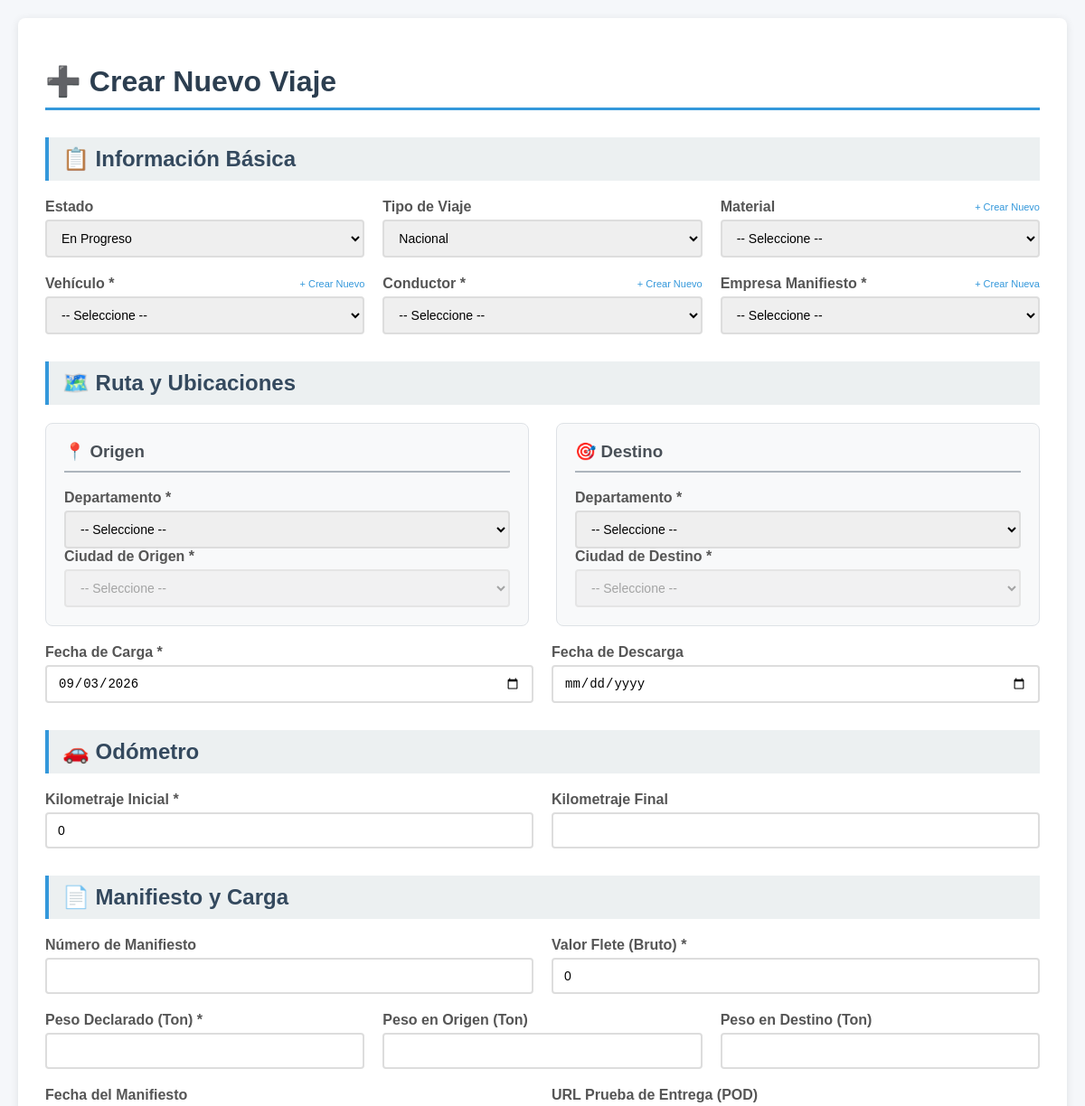
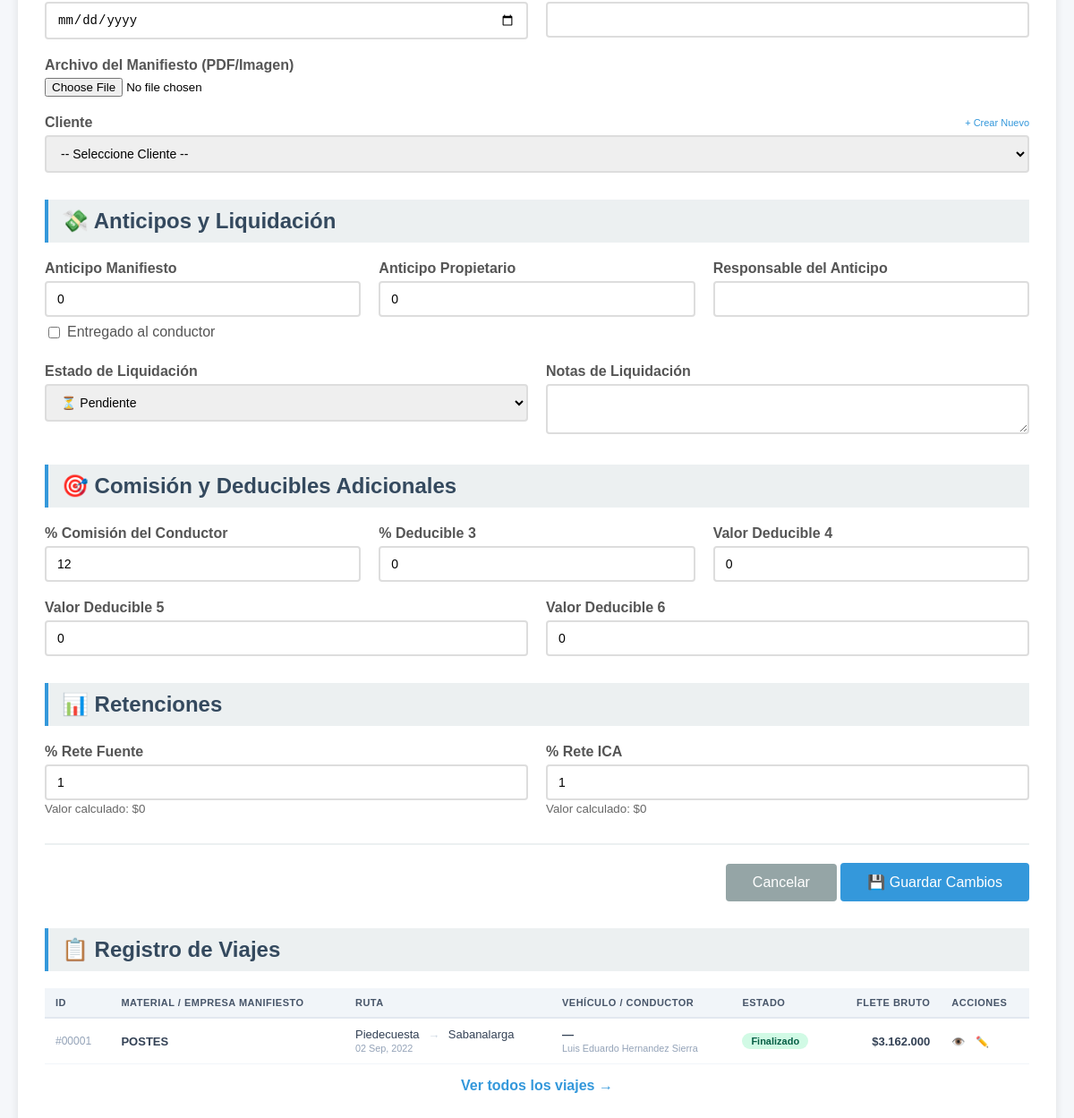
/trip_create.php, run on the app's committed database (2 pictures, top to bottom).
### tables this page shows
CREATE TABLE `trips` (
  `id` int(11) NOT NULL AUTO_INCREMENT,
  `trip_type` enum('urbano','nacional','internacional') NOT NULL,
  `vehicle_id` int(11) NOT NULL,
  `client_id` int(11) DEFAULT NULL,
  `driver_id` int(11) NOT NULL,
  `material_id` int(11) DEFAULT NULL,
  `origin_point_id` int(11) DEFAULT NULL,
  `origin` varchar(255) DEFAULT NULL,
  `origin_city_id` int(11) DEFAULT NULL,
  `origin_state_id` int(11) DEFAULT NULL,
  `destination_point_id` int(11) DEFAULT NULL,
  `destination` varchar(255) DEFAULT NULL,
  `destination_city_id` int(11) DEFAULT NULL,
  `destination_state_id` int(11) DEFAULT NULL,
  `date_load` date DEFAULT NULL,
  `date_unload` date DEFAULT NULL,
  `kms_start` decimal(10,2) DEFAULT 0.00,
  `kms_end` decimal(10,2) DEFAULT 0.00,
  `kms_total` decimal(10,2) DEFAULT 0.00,
  `manifest_company` varchar(255) DEFAULT NULL,
  `manifest_company_id` int(11) DEFAULT NULL,
  `manifest_number` varchar(100) DEFAULT NULL,
  `manifest_date` date DEFAULT NULL,
  `weight_declared` decimal(10,2) DEFAULT 0.00,
  `weight_origin` decimal(10,2) DEFAULT 0.00,
  `weight_dest` decimal(10,2) DEFAULT 0.00,
  `flete_bruto` decimal(15,2) DEFAULT 0.00,
  `percent_rete_fuente` decimal(5,2) DEFAULT 0.00,
  `value_rete_fuente` decimal(15,2) DEFAULT 0.00,
  `percent_rete_ica` decimal(5,2) DEFAULT 0.00,
  `percent_iva` decimal(5,2) DEFAULT 0.00,
  `percent_rete_iva` decimal(5,2) DEFAULT 0.00,
  `value_rete_ica` decimal(15,2) DEFAULT 0.00,
  `value_iva` decimal(15,2) DEFAULT 0.00,
  `value_rete_iva` decimal(15,2) DEFAULT 0.00,
  `percent_deductible_3` decimal(5,2) DEFAULT 0.00,
  `value_deductible_3` decimal(15,2) DEFAULT 0.00,
  `value_deductible_4` decimal(15,2) DEFAULT 0.00,
  `value_deductible_5` decimal(15,2) DEFAULT 0.00,
  `value_deductible_6` decimal(15,2) DEFAULT 0.00,
  `total_deductibles` decimal(15,2) DEFAULT 0.00,
  `flete_neto` decimal(15,2) DEFAULT 0.00,
  `advance_owner` decimal(15,2) DEFAULT 0.00,
  `advance_owner_responsible` varchar(255) DEFAULT NULL,
  `advance_manifest` decimal(15,2) DEFAULT 0.00,
  `advance_manifest_to_driver` tinyint(1) DEFAULT 0,
  `commission_percent` decimal(5,2) DEFAULT 0.00,
  `commission_value` decimal(15,2) DEFAULT 0.00,
  `final_pay_expected` decimal(15,2) DEFAULT 0.00,
  `final_pay_received` decimal(15,2) DEFAULT 0.00,
  `settlement_status` enum('Pending','Partial','Complete','Cancelled') DEFAULT 'Pending',
  `settlement_notes` text DEFAULT NULL,
  `created_at` timestamp NOT NULL DEFAULT current_timestamp(),
  `updated_at` timestamp NOT NULL DEFAULT current_timestamp() ON UPDATE current_timestamp(),
  `created_by` int(11) DEFAULT NULL,
  `status` enum('En Progreso','Entregado','Finalizado','Cancelado') DEFAULT 'En Progreso',
  `delivery_proof_url` varchar(255) DEFAULT NULL,
  `manifest_file` varchar(255) DEFAULT NULL,
  PRIMARY KEY (`id`),
  KEY `material_id` (`material_id`),
  KEY `manifest_company_id` (`manifest_company_id`),
  KEY `created_by` (`created_by`),
  KEY `idx_trips_vehicle` (`vehicle_id`),
  KEY `idx_trips_driver` (`driver_id`),
  KEY `idx_trips_status` (`status`),
  KEY `idx_trips_date_load` (`date_load`),
  KEY `idx_client_id` (`client_id`),
  KEY `idx_trips_client` (`client_id`),
  KEY `idx_trips_settlement` (`settlement_status`),
  KEY `idx_trips_report_monthly` (`date_load`,`status`),
  KEY `origin_city_id` (`origin_city_id`),
  KEY `origin_state_id` (`origin_state_id`),
  KEY `destination_city_id` (`destination_city_id`),
  KEY `destination_state_id` (`destination_state_id`),
  CONSTRAINT `fk_trips_client` FOREIGN KEY (`client_id`) REFERENCES `clients` (`id`),
  CONSTRAINT `trips_ibfk_1` FOREIGN KEY (`vehicle_id`) REFERENCES `vehicles` (`id`),
  CONSTRAINT `trips_ibfk_2` FOREIGN KEY (`driver_id`) REFERENCES `personnel` (`id`),
  CONSTRAINT `trips_ibfk_3` FOREIGN KEY (`material_id`) REFERENCES `materials` (`id`),
  CONSTRAINT `trips_ibfk_4` FOREIGN KEY (`manifest_company_id`) REFERENCES `manifest_companies` (`id`),
  CONSTRAINT `trips_ibfk_5` FOREIGN KEY (`created_by`) REFERENCES `users` (`id`) ON DELETE SET NULL,
  CONSTRAINT `trips_ibfk_6` FOREIGN KEY (`origin_city_id`) REFERENCES `loc_cities` (`id`),
  CONSTRAINT `trips_ibfk_7` FOREIGN KEY (`origin_state_id`) REFERENCES `loc_states` (`id`),
  CONSTRAINT `trips_ibfk_8` FOREIGN KEY (`destination_city_id`) REFERENCES `loc_cities` (`id`),
  CONSTRAINT `trips_ibfk_9` FOREIGN KEY (`destination_state_id`) REFERENCES `loc_states` (`id`)
);

CREATE TABLE `materials` (
  `id` int(11) NOT NULL AUTO_INCREMENT,
  `name` varchar(255) NOT NULL,
  `active` tinyint(1) DEFAULT 1,
  PRIMARY KEY (`id`)
);

### trip_create.php (the view, shortened to what the rows shown need)
<?php
require_once 'includes/functions.php';
$editMode = isset($_GET['edit']) || isset($_GET['id']);
$tripId = isset($_GET['edit']) ? (int)$_GET['edit'] : (isset($_GET['id']) ? (int)$_GET['id'] : 0);
if ($editMode) {
    $stmt = $pdo->prepare("SELECT * FROM trips WHERE id = ?");
    $stmt->execute([$tripId]);
    $trip = $stmt->fetch(PDO::FETCH_ASSOC);
    if (!$trip) {
        die("Error: Viaje #$tripId no encontrado");
    }
} else {
    $tripId = null;
}
?>
<!DOCTYPE html>
<html lang="es">
<head>
</head>
<body>
<div class="container">
    <h1><?php echo $editMode ? '✏️ Editar Viaje #' . $tripId : '➕ Crear Nuevo Viaje'; ?></h1>
    <form action="save_trip.php" method="POST" enctype="multipart/form-data">
        <h2>📋 Información Básica</h2>
        <h2>🗺️ Ruta y Ubicaciones</h2>
        <h2>🚗 Odómetro</h2>
        <h2>📄 Manifiesto y Carga</h2>
        <h2>💸 Anticipos y Liquidación</h2>
        <h2>🎯 Comisión y Deducibles Adicionales</h2>
        <h2>📊 Retenciones</h2>
    </form>
    <h2>📋 Registro de Viajes</h2>
    <?php
    $recentTripsSQL = "SELECT t.*, v.placa, CONCAT(d.firstname, ' ', IFNULL(d.lastname, '')) as driver_name,
                   m.name as material_name,
                   CASE
                       WHEN c.person_type = 'Jurídica' THEN c.business_name
                       ELSE CONCAT(IFNULL(c.firstname,''), ' ', IFNULL(c.lastname1,''))
                   END as client_name
            FROM trips t
            LEFT JOIN vehicles v ON t.vehicle_id = v.id
            LEFT JOIN personnel d ON d.id = t.driver_id
            LEFT JOIN materials m ON m.id = t.material_id
            LEFT JOIN clients c ON c.id = t.client_id
            ORDER BY t.date_load DESC LIMIT 15";
    $recentTrips = $pdo->query($recentTripsSQL)->fetchAll();
    ?>
    <?php if (empty($recentTrips)): ?>
        <p class="no-trips">No hay viajes registrados.</p>
    <?php else: ?>
    <div style="overflow-x: auto; margin-top: 10px;">
        <table class="trips-table">
            <thead>
                <tr>
                    <th>ID</th>
                    <th>Material / Empresa Manifiesto</th>
                    <th>Ruta</th>
                    <th>Vehículo / Conductor</th>
                    <th>Estado</th>
                    <th style="text-align: right;">Flete Bruto</th>
                    <th>Acciones</th>
                </tr>
            </thead>
            <tbody>
                <?php foreach ($recentTrips as $rt): ?>
                <tr>
                    <td class="trip-id">#<?php echo str_pad($rt['id'], 5, '0', STR_PAD_LEFT); ?></td>
                    <td>
                        <strong><?php echo htmlspecialchars($rt['material_name'] ?? 'Sin definir'); ?></strong><br>
                    </td>
                    <td>
                        <?php echo htmlspecialchars($rt['origin'] ?: '—'); ?>
                        <span class="route-arrow">→</span>
                        <?php echo htmlspecialchars($rt['destination'] ?: '—'); ?><br>
                        <small style="color: #94a3b8;"><?php echo $rt['date_load'] ? date('d M, Y', strtotime($rt['date_load'])) : '—'; ?></small>
                    </td>
                    <td>
                        <strong><?php echo htmlspecialchars($rt['placa'] ?? '—'); ?></strong><br>
                        <small style="color: #94a3b8;"><?php echo htmlspecialchars($rt['driver_name'] ?? '—'); ?></small>
                    </td>
                    <td>
                        <?php
                        $badgeClass = match($rt['status']) {
                            'En Progreso' => 'badge-progress',
                            'Finalizado' => 'badge-done',
                            default => 'badge-cancel'
                        };
                        ?>
                        <span class="badge <?php echo $badgeClass; ?>"><?php echo $rt['status']; ?></span>
                    </td>
                    <td style="text-align: right; font-weight: 600;">
                        $<?php echo number_format($rt['flete_bruto'], 0, ',', '.'); ?>
                    </td>
                    <td class="trip-actions">
                        <a href="trip_details.php?id=<?php echo $rt['id']; ?>" title="Ver">👁️</a>
                        <a href="trip_create.php?edit=<?php echo $rt['id']; ?>" class="edit-link" title="Editar">✏️</a>
                    </td>
                </tr>
                <?php endforeach; ?>
            </tbody>
        </table>
    </div>
    <?php endif; ?>
</div>
</body>
</html>

### data on the page
trips: id "00001", material.name "POSTES", origin "Piedecuesta", destination "Sabanalarga", date_load "02 Sep, 2022", placa "—", driver_name "Luis Eduardo Hernandez Sierra", status "Finalizado", flete_bruto "3.162.000"

### other printed values
$rf_value "0"
$ica_value "0"
